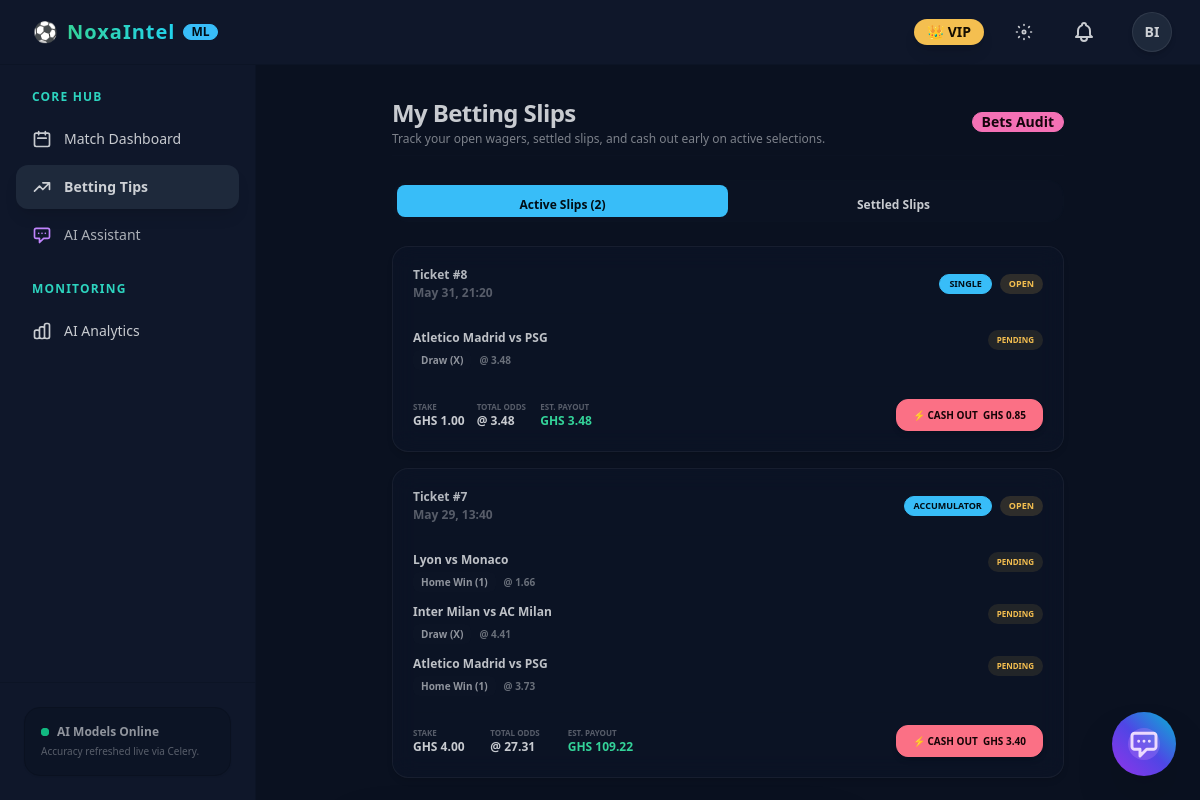
Page /betting/bet/my-bets/ (signed in) on the committed database.
### users/models.py (models this page shows, shortened)
class CustomUser(AbstractUser):
    phone_number = models.CharField(max_length=20, unique=True, null=True, blank=True)
    email = models.EmailField(unique=True)
    USERNAME_FIELD = 'phone_number'
    REQUIRED_FIELDS = ['email', 'username']

### betting/models.py (models this page shows, shortened)
class BetSlip(models.Model):
    STATUS_CHOICES = [
        ('SUBMITTED', 'Submitted'),
        ('WON', 'Won'),
        ('LOST', 'Lost'),
        ('VOID', 'Void'),
        ('CASHOUT', 'Cashed Out'),
    ]
    SLIP_TYPE_CHOICES = [
        ('SINGLE', 'Single'),
        ('ACCUMULATOR', 'Accumulator'),
    ]
    user = models.ForeignKey(
        settings.AUTH_USER_MODEL,
        on_delete=models.CASCADE,
        related_name='bet_slips',
    )
    status = models.CharField(max_length=20, choices=STATUS_CHOICES, default='SUBMITTED')
    slip_type = models.CharField(max_length=20, choices=SLIP_TYPE_CHOICES, default='SINGLE')
    total_stake = models.DecimalField(max_digits=12, decimal_places=2)
    total_odds = models.DecimalField(max_digits=8, decimal_places=2)
    potential_payout = models.DecimalField(max_digits=12, decimal_places=2)
    actual_payout = models.DecimalField(max_digits=12, decimal_places=2, null=True, blank=True)
    transaction = models.OneToOneField(
        'wallet.Transaction',
        on_delete=models.SET_NULL,
        null=True,
        blank=True,
        related_name='bet_slip',
    )
    created_at = models.DateTimeField(default=timezone.now)
    settled_at = models.DateTimeField(null=True, blank=True)
    is_cashed_out = models.BooleanField(default=False)
    cash_out_amount = models.DecimalField(max_digits=12, decimal_places=2, null=True, blank=True)
    class Meta:
        ordering = ['-created_at']
        indexes = [
            models.Index(fields=['user', 'status']),
        ]
    @property
    def is_settled(self):
        return self.status in ['WON', 'LOST', 'VOID', 'CASHOUT']
    def calculate_cash_out_value(self) -> float:
        if self.is_settled:
            return 0.00
        selections = self.selections.all()
        resolved_won_odds = 1.00
        has_lost = False
        pending_count = 0
        won_count = 0
        for sel in selections:
            if sel.result == 'LOST':
                has_lost = True
            elif sel.result == 'WON':
                resolved_won_odds *= float(sel.odds_at_placement)
                won_count += 1
            else:
                pending_count += 1
        if has_lost:
            return 0.00
        stake = float(self.total_stake)
        if won_count == 0:
            value = stake * 0.85
        else:
            value = stake * resolved_won_odds * (0.88 ** pending_count)
        max_value = float(self.potential_payout) * 0.95
        min_value = stake * 0.10
        value = min(max(value, min_value), max_value)
        return round(value, 2)

class BetSelection(models.Model):
    MARKET_CHOICES = [
        ('HOME_WIN', 'Home Win (1)'),
        ('DRAW', 'Draw (X)'),
        ('AWAY_WIN', 'Away Win (2)'),
        ('OVER_1_5', 'Over 1.5'),
        ('UNDER_1_5', 'Under 1.5'),
        ('OVER_2_5', 'Over 2.5'),
        ('UNDER_2_5', 'Under 2.5'),
        ('OVER_3_5', 'Over 3.5'),
        ('UNDER_3_5', 'Under 3.5'),
        ('BTTS_YES', 'BTTS Yes'),
        ('BTTS_NO', 'BTTS No'),
        ('CORRECT_SCORE', 'Correct Score'),
    ]
    RESULT_CHOICES = [
        ('PENDING', 'Pending'),
        ('WON', 'Won'),
        ('LOST', 'Lost'),
        ('VOID', 'Void'),
    ]
    bet_slip = models.ForeignKey(
        BetSlip,
        on_delete=models.CASCADE,
        related_name='selections',
    )
    match = models.ForeignKey(
        Match,
        on_delete=models.CASCADE,
        related_name='bet_selections',
    )
    market = models.CharField(max_length=20, choices=MARKET_CHOICES)
    odds_at_placement = models.DecimalField(max_digits=6, decimal_places=2)
    result = models.CharField(max_length=20, choices=RESULT_CHOICES, default='PENDING')

### matches/models.py (models this page shows, shortened)
class Match(models.Model):
    STATUS_CHOICES = [
        ('SCHEDULED', 'Scheduled'),
        ('LIVE', 'Live'),
        ('FINISHED', 'Finished'),
        ('POSTPONED', 'Postponed'),
    ]
    league = models.ForeignKey(League, on_delete=models.CASCADE, related_name='matches')
    home_team = models.ForeignKey(Team, on_delete=models.CASCADE, related_name='home_matches')
    away_team = models.ForeignKey(Team, on_delete=models.CASCADE, related_name='away_matches')
    match_date = models.DateTimeField()
    status = models.CharField(max_length=20, choices=STATUS_CHOICES, default='SCHEDULED')
    home_score = models.IntegerField(null=True, blank=True)
    away_score = models.IntegerField(null=True, blank=True)
    minute = models.CharField(max_length=10, null=True, blank=True, help_text="e.g. 45', HT, FT")
    updated_at = models.DateTimeField(auto_now=True)
    class Meta:
        indexes = [
            models.Index(fields=['match_date', 'league', 'status']),
        ]
        ordering = ['match_date']

class Team(models.Model):
    name = models.CharField(max_length=100)
    code = models.CharField(max_length=10, unique=True)
    logo_url = models.URLField(blank=True, null=True)
    league = models.ForeignKey(League, on_delete=models.CASCADE, related_name='teams')

### betting/views.py (the view)
# urls.py: path('bet/my-bets/', views.my_bets, name='my_bets'),
@login_required
def my_bets(request):
    slips = BetSlip.objects.filter(user=request.user).prefetch_related('selections__match__home_team', 'selections__match__away_team')
    for slip in slips:
        if slip.status == 'SUBMITTED':
            slip.live_cashout_offer = slip.calculate_cash_out_value()
        else:
            slip.live_cashout_offer = 0.00
    context = {
        'slips': slips,
    }
    return render(request, 'betting/my_bets.html', context)

### config/context_processors.py (called while the page is built)
def vapid_public_key(request):
    return {
        "VAPID_PUBLIC_KEY": getattr(settings, "VAPID_PUBLIC_KEY", "")
    }

### templates/betting/my_bets.html (shortened to what this page needs)
{% extends "base.html" %}
{% block content %}
<div class="max-w-2xl mx-auto space-y-6">
    <div class="flex items-center justify-between pb-2 border-b border-base-200/50">
        <div>
            <h1 class="text-2xl font-black tracking-tight">My Betting Slips</h1>
            <p class="text-xs text-base-content/60 mt-0.5">Track your open wagers, settled slips, and cash out early on active selections.</p>
        </div>
        <div class="badge badge-accent text-nowrap font-bold">Bets Audit</div>
    </div>
    <div class="tabs tabs-boxed w-full bg-base-200/50 p-1 border border-base-200/40 rounded-2xl grid grid-cols-2">
        <button onclick="switchTab('active')" id="tab-active" class="tab tab-active font-black text-xs transition-all duration-300 py-3 rounded-xl">
        </button>
        <button onclick="switchTab('settled')" id="tab-settled" class="tab font-black text-xs transition-all duration-300 py-3 rounded-xl">
            Settled Slips
        </button>
    </div>
    <div id="active-slips-container" class="space-y-4">
        {% for slip in slips %}
            {% if slip.status == 'SUBMITTED' %}
                <div class="glass-panel border border-base-200/50 rounded-2xl p-4 md:p-5 space-y-4 hover:border-primary/20 transition-all duration-300 shadow-md">
                    <div class="flex items-center justify-between text-xs pb-3 border-b border-base-200/40">
                        <div class="space-y-0.5">
                            <span class="block font-black text-base-content/90">Ticket #{{ slip.id }}</span>
                            <span class="block opacity-40 font-semibold">{{ slip.created_at|date:"M d, H:i" }}</span>
                        </div>
                        <div class="flex items-center gap-2">
                            <span class="badge badge-primary font-bold uppercase text-[9px] py-2">{{ slip.slip_type }}</span>
                            <span class="badge bg-warning/15 text-warning border-0 font-bold uppercase text-[9px] py-2">Open</span>
                        </div>
                    </div>
                    <div class="space-y-3">
                        {% for sel in slip.selections.all %}
                            <div class="flex items-start justify-between text-xs">
                                <div class="space-y-1">
                                    <span class="block font-black text-base-content/95">{{ sel.match.home_team.name }} vs {{ sel.match.away_team.name }}</span>
                                    <div class="flex items-center gap-2 text-[10px] text-base-content/50 font-bold">
                                        <span class="bg-base-200 px-2 py-0.5 rounded-md text-base-content/70">{{ sel.get_market_display }}</span>
                                        <span>@ {{ sel.odds_at_placement }}</span>
                                    </div>
                                </div>
                                <span class="badge bg-warning/10 text-warning font-black border-0 text-[8px] uppercase">
                                    {{ sel.result }}
                                </span>
                            </div>
                        {% endfor %}
                    </div>
                    <div class="pt-3 border-t border-base-200/40 flex flex-col sm:flex-row justify-between items-stretch sm:items-center gap-3">
                        <div class="grid grid-cols-3 gap-3 text-center sm:text-left">
                            <div>
                                <span class="block text-[8px] opacity-40 uppercase font-black">Stake</span>
                                <span class="block text-xs font-black">GHS {{ slip.total_stake }}</span>
                            </div>
                            <div>
                                <span class="block text-[8px] opacity-40 uppercase font-black">Total Odds</span>
                                <span class="block text-xs font-black">@ {{ slip.total_odds }}</span>
                            </div>
                            <div>
                                <span class="block text-[8px] opacity-40 uppercase font-black">Est. Payout</span>
                                <span class="block text-xs font-black text-emerald-400">GHS {{ slip.potential_payout }}</span>
                            </div>
                        </div>
                        {% if slip.live_cashout_offer > 0 %}
                            <form action="{% url 'betting:cash_out' slip.id %}" method="post" class="flex">
                                <button type="submit"
                                        onclick="return confirm('Cash out early for GHS {{ slip.live_cashout_offer|floatformat:2 }}? This cannot be undone.')"
                                        class="btn btn-sm btn-error w-full sm:w-auto font-black text-[10px] rounded-xl hover:bg-error hover:text-white px-4 active:scale-95 transition-all duration-150 gap-1.5 shadow-md shadow-error/10">
                                    ⚡ CASH OUT &nbsp;GHS {{ slip.live_cashout_offer|floatformat:2 }}
                                </button>
                            </form>
                        {% endif %}
                    </div>
                </div>
            {% endif %}
        {% endfor %}
    </div>
</div>
{% endblock %}

### templates/components/navbar.html (shortened to what this page needs)
<div class="navbar bg-base-100 border-b border-base-200 px-2 md:px-6 z-40 relative">
    <div class="flex-1">
        <a href="{% url 'home' %}" class="btn btn-ghost normal-case text-lg md:text-xl font-black gap-1 md:gap-2 tracking-wider px-2">
            <span>⚽</span>
            <span class="bg-gradient-to-r from-emerald-400 to-cyan-400 bg-clip-text text-transparent">NoxaIntel</span>
            <span class="hidden sm:inline-flex badge badge-primary badge-sm font-semibold tracking-normal">ML</span>
        </a>
    </div>
    <div class="flex-none gap-1.5 md:gap-4">
        {% if user.is_authenticated %}
            <div class="hidden sm:inline-flex">
                {% if user.profile.subscription_tier.name == 'VIP' %}
                    <span class="badge badge-warning gap-1 py-3 px-3 font-bold shadow-lg shadow-warning/10">
                        👑 VIP
                    </span>
                {% elif user.profile.subscription_tier.name == 'Premium' %}
                    <span class="badge badge-secondary gap-1 py-3 px-3 font-bold shadow-lg shadow-secondary/10">
                        ⚡ Premium
                    </span>
                {% else %}
                    <span class="badge badge-accent badge-outline gap-1 py-3 px-3 font-semibold">
                        Free Tier
                    </span>
                {% endif %}
            </div>
            <button id="theme-toggle" class="btn btn-ghost btn-circle" aria-label="Toggle Theme">
            </button>
            <div class="dropdown dropdown-end">
                <a href="{% url 'notifications:list' %}" class="btn btn-ghost btn-circle relative">
                </a>
            </div>
            <div class="dropdown dropdown-end">
                <div tabindex="0" role="button" class="btn btn-ghost btn-circle avatar placeholder">
                    <div class="bg-neutral text-neutral-content rounded-full w-10 border border-neutral-content/10 shadow-md">
                        <span class="text-sm font-bold">{{ user.username|slice:":2"|upper }}</span>
                    </div>
                </div>
            </div>
        {% else %}
            {% if '/login/' not in request.path and '/register/' not in request.path %}
                <a href="{% url 'users:login' %}" class="btn btn-ghost btn-sm">Log In</a>
                <a href="{% url 'users:register' %}" class="btn btn-primary btn-sm px-4">Sign Up</a>
            {% endif %}
        {% endif %}
    </div>
</div>

### templates/base.html (style rules this page uses)
.glass-panel { background: rgba(15, 23, 42, 0.45); backdrop-filter: blur(12px); -webkit-backdrop-filter: blur(12px); border: 1px solid rgba(255, 255, 255, 0.05); }

### rows in the picture
CustomUser: username "BI"
BetSlip: id "8", created_at "May 31, 21:20", slip_type "SINGLE", total_stake "1.00", total_odds "3.48", potential_payout "3.48", live_cashout_offer "0.85"
BetSelection: match.home_team.name "Atletico Madrid", match.away_team.name "PSG", market "Draw (X)", odds_at_placement "3.48", result "PENDING"
BetSlip: id "7", created_at "May 29, 13:40", slip_type "ACCUMULATOR", total_stake "4.00", total_odds "27.31", potential_payout "109.22", live_cashout_offer "3.40"
BetSelection: match.home_team.name "Lyon", match.away_team.name "Monaco", market "Home Win (1)", odds_at_placement "1.66", result "PENDING"
BetSelection: match.home_team.name "Inter Milan", match.away_team.name "AC Milan", market "Draw (X)", odds_at_placement "4.41", result "PENDING"
BetSelection: match.home_team.name "Atletico Madrid", match.away_team.name "PSG", market "Home Win (1)", odds_at_placement "3.73", result "PENDING"
